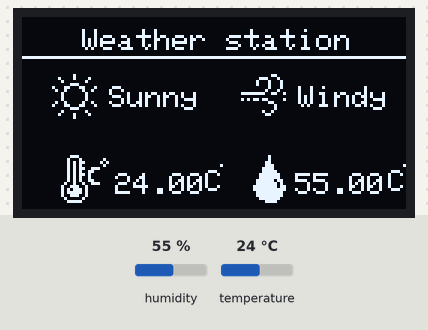
Simulated run of this sketch. Board: Arduino Uno, built with avr-gcc and run on an emulated ATmega328P. Shown: 128×64 one-colour display. The test bench sets the inputs (shaded band); at power-on: humidity 55 %, temperature 24 °C.

Above: at 4.9 s.
5.0 s: humidity set to 22 %
At 7.4 s:
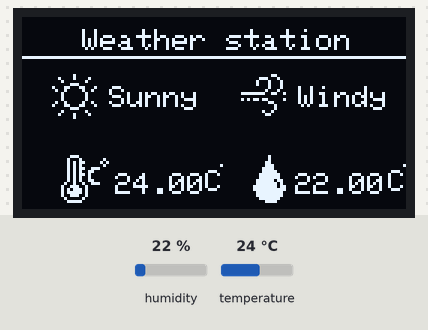
8.0 s: temperature set to 12 °C
At 8.6 s:
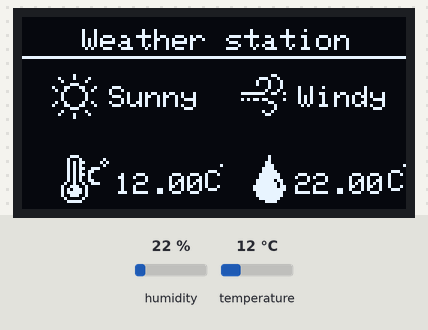
11.0 s: humidity set to 40 %
At 13.3 s:
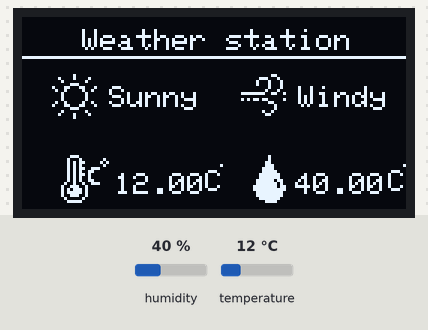
14.0 s: temperature set to 19 °C
Timing chart, 0 to 17.0 s (numbered marks = the images above; inputs shaded):
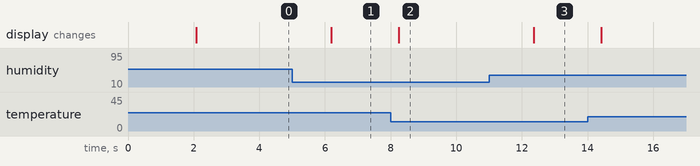

Measured:
- after the input at 5.0 s, the display: changes after 1.2 s (image 1)
- after the input at 8.0 s, the display: changes after 0.26 s (image 2)
- after the input at 11.0 s, the display: changes after 1.4 s (image 3)

The sketch:

Weather_Station.ino
```cpp
#include "DHT.h"
#include <SPI.h>
#include <Wire.h>
#include <Adafruit_GFX.h>
#include <Adafruit_SSD1306.h>

#define SCREEN_WIDTH 128 // OLED display width, in pixels
#define SCREEN_HEIGHT 64 // OLED display height, in pixels
#define OLED_RESET     -1 // Reset pin # (or -1 if sharing Arduino reset pin)
#define SCREEN_ADDRESS 0x3c ///< See datasheet for Address; 0x3D for 128x64, 0x3C for 128x32
Adafruit_SSD1306 display(SCREEN_WIDTH, SCREEN_HEIGHT, &Wire, OLED_RESET);

static const unsigned char PROGMEM image_download_1_bits[] = {0x04,0x00,0x04,0x00,0x0c,0x00,0x0e,0x00,0x1e,0x00,0x1f,0x00,0x3f,0x80,0x3f,0x80,0x7e,0xc0,0x7f,0x40,0xff,0x60,0xff,0xe0,0x7f,0xc0,0x7f,0xc0,0x3f,0x80,0x0f,0x00};

static const unsigned char PROGMEM image_download_2_bits[] = {0x01,0x00,0x21,0x08,0x10,0x10,0x03,0x80,0x8c,0x62,0x48,0x24,0x10,0x10,0x10,0x10,0x10,0x10,0x48,0x24,0x8c,0x62,0x03,0x80,0x10,0x10,0x21,0x08,0x01,0x00,0x00,0x00};

static const unsigned char PROGMEM image_download_3_bits[] = {0x00,0x00,0x00,0x00,0x00,0x30,0x03,0x88,0x04,0x44,0x04,0x44,0x00,0x44,0x00,0x88,0xff,0x32,0x00,0x00,0xad,0x82,0x00,0x60,0x00,0x10,0x00,0x10,0x01,0x20,0x00,0xc0};

static const unsigned char PROGMEM image_download_bits[] = {0x1c,0x00,0x22,0x02,0x2b,0x05,0x2a,0x02,0x2b,0x38,0x2a,0x60,0x2b,0x40,0x2a,0x40,0x2a,0x60,0x49,0x38,0x9c,0x80,0xae,0x80,0xbe,0x80,0x9c,0x80,0x41,0x00,0x3e,0x00};

static const unsigned char PROGMEM image_Layer_10_bits[] = {0x80};


DHT dht(2,DHT11);

float temp;
float humidity;

void setup() {
  display.begin(SSD1306_SWITCHCAPVCC, SCREEN_ADDRESS);
  dht.begin();

}

void loop() {
  delay(2000);
  temp = dht.readTemperature();
  humidity = dht.readHumidity();
  display.clearDisplay();
display.setTextColor(1);
display.setTextWrap(false);
display.setCursor(20, 4);
display.print("Weather station");
display.drawLine(0, 13, 127, 13, 1);
display.drawBitmap(13, 46, image_download_bits, 16, 16, 1);
display.drawBitmap(77, 46, image_download_1_bits, 11, 16, 1);
display.drawBitmap(10, 19, image_download_2_bits, 15, 16, 1);
display.drawBitmap(73, 17, image_download_3_bits, 15, 16, 1);
display.setCursor(29, 23);
display.print("Sunny");
display.setCursor(92, 23);
display.print("Windy");
display.setCursor(31, 52);
display.print(temp);
display.drawBitmap(66, 49, image_Layer_10_bits, 1, 1, 1);
display.setCursor(91, 52);
display.print(humidity);
display.setCursor(122, 51);
display.print("C");
display.drawBitmap(127, 49, image_Layer_10_bits, 1, 1, 1);
display.setCursor(61, 51);
display.print("C");
display.display();
}
```
